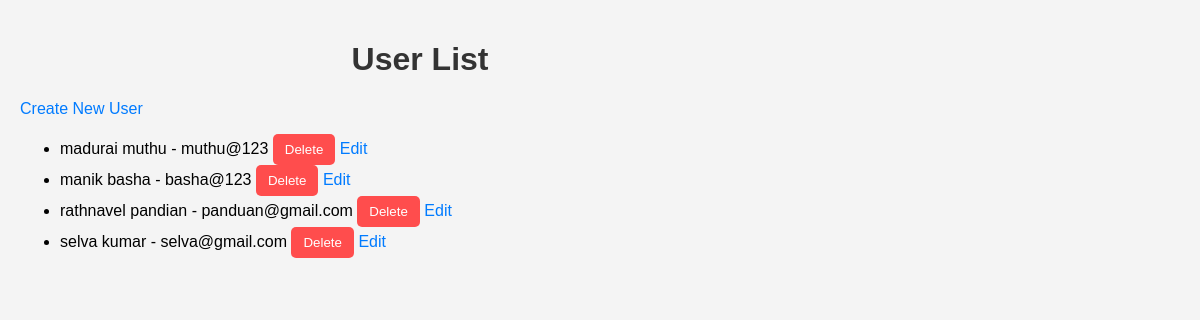
Before: / with the older database file.
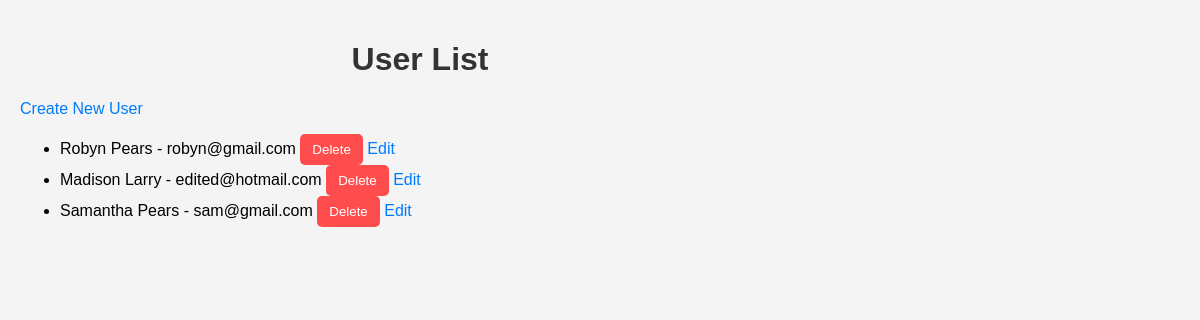
After: the same page with the newer database file.
### app.py (models this page shows)
class User(db.Model):
    id = db.Column(db.Integer, primary_key=True)
    first_name = db.Column(db.String(50), nullable=False)
    last_name = db.Column(db.String(50), nullable=False)
    phone_number = db.Column(db.String(20), nullable=False, unique=True)
    email = db.Column(db.String(120), nullable=False, unique=True)
    address = db.Column(db.String(200), nullable=False)

### app.py (the view)
@app.route('/')
def index():
    users = User.query.all()
    return render_template('index.html', users=users)

### templates/index.html (shortened to what this page needs)
<!DOCTYPE html>
<html lang="en">
<head>
    <link rel="stylesheet" href="{{ url_for('static', filename='style.css') }}">
</head>
<body>
    <h1>User List</h1>
    <a href="{{ url_for('create') }}">Create New User</a>
    <ul>
        {% for user in users %}
            <li>
                {{ user.first_name }} {{ user.last_name }} - {{ user.email }}
                <form action="{{ url_for('delete', id=user.id) }}" method="POST" style="display:inline;">
                    <button type="submit">Delete</button>
                </form>
                <a href="{{ url_for('edit', id=user.id) }}">Edit</a>
            </li>
        {% else %}
            <li>No users found.</li>
        {% endfor %}
    </ul>
</body>
</html>

### static/style.css (style rules this page uses)
body { font-family: Arial, sans-serif; margin: 0 auto; padding: 20px; max-width: 800px; background-color: #f4f4f4; }
h1 { text-align: center; }
form { display: flex; flex-direction: column; max-width: 400px; margin: 0 auto; }
button { padding: 10px; background-color: #28a745; color: white; border: none; border-radius: 4px; cursor: pointer; }
body { font-family: Arial, sans-serif; background-color: #f4f4f4; margin: 0; padding: 20px; }
h1 { text-align: center; color: #333; }
a { text-decoration: none; color: #007bff; }
button { background-color: #ff4d4d; color: white; border: none; padding: 8px 12px; cursor: pointer; border-radius: 5px; transition: background-color 0.3s; }

Changed rows visible on the page:
removed User: first_name "madurai", last_name "muthu", email "muthu@123"
removed User: first_name "manik", last_name "basha", email "basha@123"
removed User: first_name "rathnavel", last_name "pandian", email "panduan@gmail.com"
removed User: first_name "selva", last_name "kumar", email "selva@gmail.com"
added User: first_name "Robyn", last_name "Pears", email "robyn@gmail.com"
added User: first_name "Madison", last_name "Larry", email "edited@hotmail.com"
added User: first_name "Samantha", last_name "Pears", email "sam@gmail.com"
